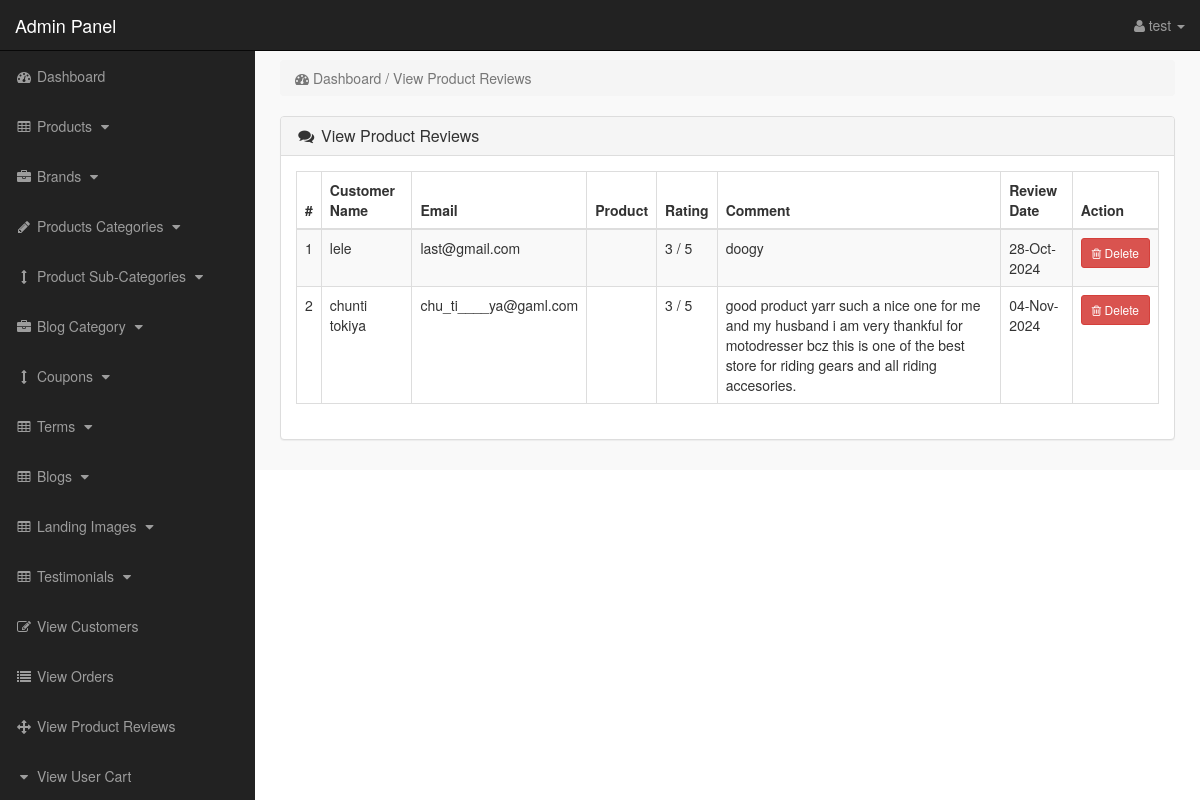
The page /admin_area/index?view_product_reviews (signed in) on the database its author committed.
### tables this page shows
CREATE TABLE `reviews` (
  `id` int(11) NOT NULL,
  `product_id` int(11) DEFAULT NULL,
  `name` varchar(255) DEFAULT NULL,
  `email` varchar(255) DEFAULT NULL,
  `rating` int(11) DEFAULT NULL,
  `comment` text DEFAULT NULL,
  `created_at` timestamp NOT NULL DEFAULT current_timestamp()
);

### admin_area/view_product_reviews.php (the view)
<?php
if (!isset($_SESSION['admin_email'])) {
    echo "<script>window.open('login','_self')</script>";
    exit();
} else {
?>
    <div class="row">
        <div class="col-lg-12">
            <ol class="breadcrumb">
                <li class="active">
                    <i class="fa fa-dashboard"></i> Dashboard / View Product Reviews
                </li>
            </ol>
        </div>
    </div>
    <div class="row">
        <div class="col-lg-12">
            <div class="panel panel-default">
                <div class="panel-heading">
                    <h3 class="panel-title">
                        <i class="fa fa-comments fa-fw"></i> View Product Reviews
                    </h3>
                </div>
                <div class="panel-body">
                    <div class="table-responsive">
                        <table class="table table-bordered table-hover table-striped">
                            <thead>
                                <tr>
                                    <th>#</th>
                                    <th>Customer Name</th>
                                    <th>Email</th>
                                    <th>Product</th>
                                    <th>Rating</th>
                                    <th>Comment</th>
                                    <th>Review Date</th>
                                    <th>Action</th>
                                </tr>
                            </thead>
                            <tbody>
                                <?php
                                $i = 0;
                                $get_reviews = "SELECT * FROM reviews";
                                $run_reviews = mysqli_query($con, $get_reviews);
                                while ($row_reviews = mysqli_fetch_array($run_reviews)) {
                                    $review_id = $row_reviews['id'];
                                    $product_id = $row_reviews['product_id'];
                                    $name = $row_reviews['name'];
                                    $email = $row_reviews['email'];
                                    $rating = $row_reviews['rating'];
                                    $comment = $row_reviews['comment'];
                                    $created_at = $row_reviews['created_at'];
                                    $i++;
                                    $get_product = "SELECT product_title FROM products WHERE product_id='$product_id'";
                                    $run_product = mysqli_query($con, $get_product);
                                    $row_product = mysqli_fetch_array($run_product);
                                    $product_title = $row_product['product_title'];
                                ?>
                                    <tr>
                                        <td><?php echo $i; ?></td>
                                        <td><?php echo htmlspecialchars($name); ?></td>
                                        <td><?php echo htmlspecialchars($email); ?></td>
                                        <td><?php echo htmlspecialchars($product_title); ?></td>
                                        <td><?php echo htmlspecialchars($rating); ?> / 5</td>
                                        <td><?php echo htmlspecialchars($comment); ?></td>
                                        <td><?php echo date('d-M-Y', strtotime($created_at)); ?></td>
                                        <td>
                                            <a href="index.php?delete_product_reviews=<?php echo $review_id; ?>" class="btn btn-danger btn-sm" onclick="return confirm('Are you sure you want to delete this review?');">
                                                <i class="fa fa-trash-o"></i> Delete
                                            </a>
                                        </td>
                                    </tr>
                                <?php } ?>
                            </tbody>
                        </table>
                    </div>
                </div>
            </div>
        </div>
    </div>
<?php } ?>

### admin_area/includes/sidebar.php (shortened to what this page needs)
<?php
if (!isset($_SESSION['admin_email'])) {
    echo "<script>window.open('login','_self')</script>";
} else {
?>
    <nav class="navbar navbar-inverse navbar-fixed-top">
        <div class="navbar-header">
            <a class="navbar-brand" href="index?dashboard">Admin Panel</a>
        </div>
        <ul class="nav navbar-right top-nav">
            <li class="dropdown">
                <a href="#" class="dropdown-toggle" data-toggle="dropdown">
                    <i class="fa fa-user"></i>
                    <?php echo $admin_name; ?> <b class="caret"></b>
                </a>
            </li>
        </ul>
        <div class="collapse navbar-collapse navbar-ex1-collapse">
            <ul class="nav navbar-nav side-nav">
                <li>
                    <a href="index?dashboard">
                        <i class="fa fa-fw fa-dashboard"></i> Dashboard
                    </a>
                </li>
                <li>
                    <a href="#" data-toggle="collapse" data-target="#products">
                        <i class="fa fa-fw fa-table"></i> Products
                        <i class="fa fa-fw fa-caret-down"></i>
                    </a>
                </li>
                <li>
                    <a href="#" data-toggle="collapse" data-target="#manufacturers">
                        <i class="fa fa-fw fa-briefcase"></i> Brands
                        <i class="fa fa-fw fa-caret-down"></i>
                    </a>
                </li>
                <li>
                    <a href="#" data-toggle="collapse" data-target="#p_cat">
                        <i class="fa fa-fw fa-pencil"></i> Products Categories
                        <i class="fa fa-fw fa-caret-down"></i>
                    </a>
                </li>
                <li>
                    <a href="#" data-toggle="collapse" data-target="#cat">
                        <i class="fa fa-fw fa-arrows-v"></i> Product Sub-Categories
                        <i class="fa fa-fw fa-caret-down"></i>
                    </a>
                </li>
                <li>
                    <a href="#" data-toggle="collapse" data-target="#blog_category">
                        <i class="fa fa-fw fa-briefcase"></i> Blog Category
                        <i class="fa fa-fw fa-caret-down"></i>
                    </a>
                </li>
                <li>
                    <a href="#" data-toggle="collapse" data-target="#coupons">
                        <i class="fa fa-fw fa-arrows-v"></i> Coupons
                        <i class="fa fa-fw fa-caret-down"></i>
                    </a>
                </li>
                <li>
                    <a href="#" data-toggle="collapse" data-target="#terms">
                        <i class="fa fa-fw fa-table"></i> Terms
                        <i class="fa fa-fw fa-caret-down"></i>
                    </a>
                </li>
                <li>
                    <a href="#" data-toggle="collapse" data-target="#blogs">
                        <i class="fa fa-fw fa-table"></i> Blogs
                        <i class="fa fa-fw fa-caret-down"></i>
                    </a>
                </li>
                <li>
                    <a href="#" data-toggle="collapse" data-target="#landing_images">
                        <i class="fa fa-fw fa-table"></i> Landing Images
                        <i class="fa fa-fw fa-caret-down"></i>
                    </a>
                </li>
                <li>
                    <a href="#" data-toggle="collapse" data-target="#testimonials">
                        <i class="fa fa-fw fa-table"></i> Testimonials
                        <i class="fa fa-fw fa-caret-down"></i>
                    </a>
                </li>
                <li>
                    <a href="index?view_customers">
                        <i class="fa fa-fw fa-edit"></i> View Customers
                    </a>
                </li>
                <li>
                    <a href="index?view_orders">
                        <i class="fa fa-fw fa-list"></i> View Orders
                    </a>
                </li>
                <li>
                    <a href="index?view_product_reviews">
                        <i class="fa fa-fw fa-arrows"></i> View Product Reviews
                    </a>
                </li>
                <li>
                    <a href="index?view_user_cart">
                        <i class="fa fa-fw fa-caret-down"></i> View User Cart
                    </a>
                </li>
            </ul>
        </div>
    </nav>
<?php } ?>

### admin_area/css/style.css (style rules this page uses)
body { margin-top:100px; }
@media (min-width: 768px) { body { margin-top:50px; } }
.top-nav { padding:0 15px; }
.top-nav>li { display:inline-block; float:left; }
.top-nav>li>a { padding-top:15px; padding-bottom:15px; line-height:20px; color:#999; }
@media (min-width: 768px) { .side-nav { position:fixed; top:51px; width:255px; border-radius:0; overflow-y:auto; background-color: #222; bottom:0; overflow-x:hidden; padding-bottom:40px; } }
@media (min-width: 768px) { .side-nav>li>a { width:255px; } }
.panel-body { border-radius:5px; }

### rows shown on the page
reviews: name "lele", email "last@gmail.com", rating "3", comment "doogy", created_at "28-Oct-2024"
reviews: name "chunti tokiya", email "chu_ti____ya@gaml.com", rating "3", comment "good product yarr such a nice one for me and my husband i am very thankful for motodresser bcz this is one of the best store for riding gears and all riding accesories.", created_at "04-Nov-2024"

### other values the page prints
$admin_name "test"
